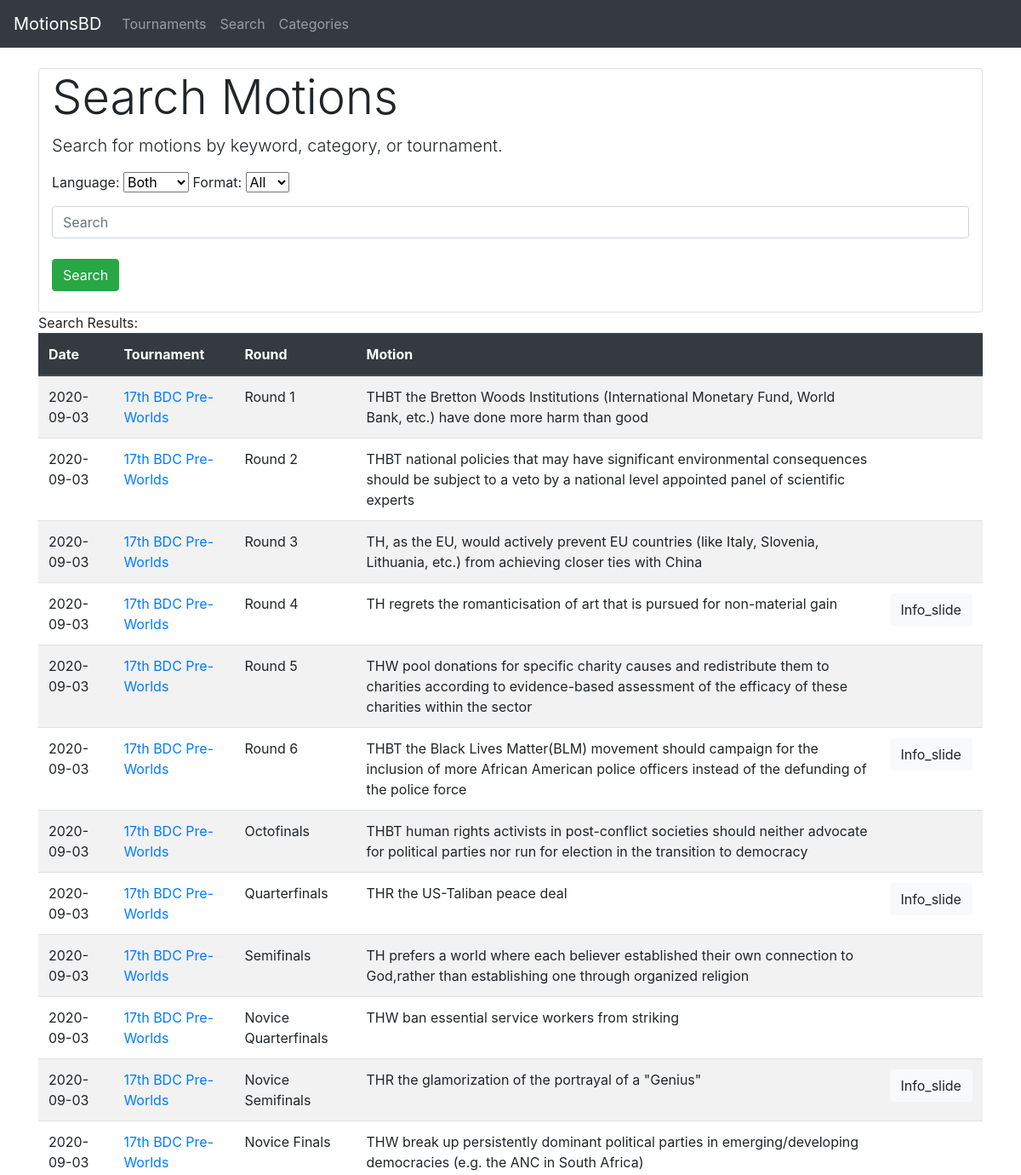
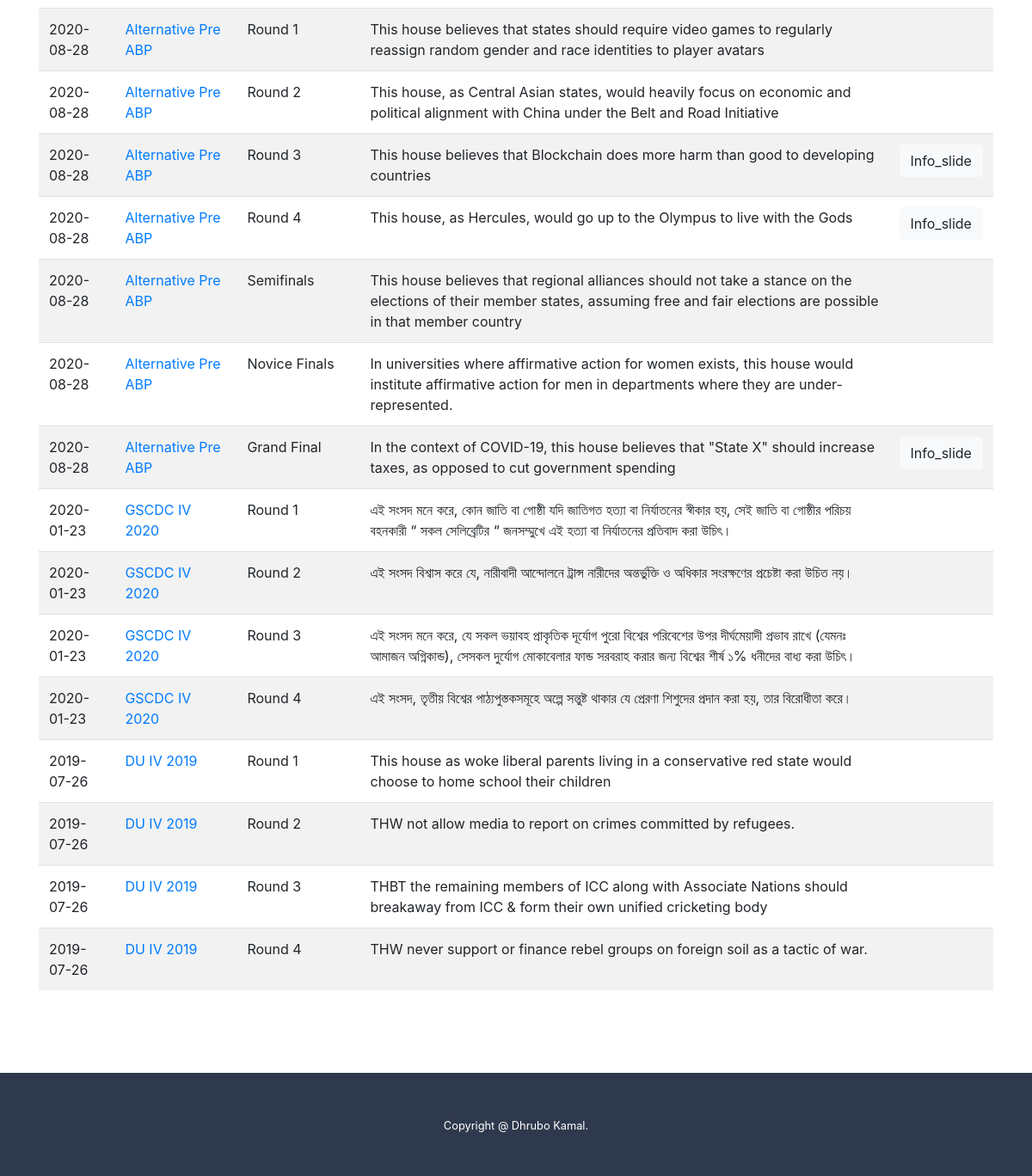
Screenshot of /search with the database file from the repository (2 pictures, top to bottom).
### dir/models.py (models this page shows, shortened)
class Motion (models.Model):
    motion_text = models.CharField(max_length=1000)
    info_slide = models.CharField(max_length=9000, blank=True)
    tournament = models.ForeignKey(Tournament, on_delete=models.CASCADE)
    round = models.CharField(max_length=30)
    category = models.ForeignKey(Category,on_delete=models.CASCADE, null=True, blank=True)

class Tournament (models.Model):
    tournament_name = models.CharField(max_length=250)
    lang = models.CharField(max_length=2, choices=[('bn', 'Bangla'), ('en', 'English')])
    format = models.CharField(max_length=3, choices=[('ap', 'AP'), ('bp', 'BP'), ('3v3', '3v3')])
    date = models.DateField()
    def __str__(self):
        return self.tournament_name

### dir/views.py (the view)
# urls.py: path('search', views.search, name='search'),
def search(request):
    all_motions = Motion.objects.all().order_by('-tournament__date')
    ln = request.GET.get('Lang')
    fmt = request.GET.get('Format')
    kw = request.GET.get('KeyWord')
    if ln and ln != 'both':
        all_motions = all_motions.filter(tournament__lang=ln)
    if fmt and fmt != 'all':
        all_motions = all_motions.filter(tournament__format=fmt)
    if kw:
        all_motions = all_motions.filter(motion_text__contains=kw)
    context = {'all_motions': all_motions, 'ln': ln, 'fmt': fmt}
    return render(request, 'dir/search.html', context)

### dir/templates/dir/search.html (shortened to what this page needs)
{% extends 'dir/base.html' %}
{% block content %}
<div class="card">
    <div class="container">
        <h3 class="display-4">Search Motions</h3>
        <p class="lead">Search for motions by keyword, category, or tournament.</p>
        <form action="" method="GET" class="form">
            <p> Language:
                <select name="Lang" class="">
                    <option value="both"> Both </option>
                </select>
                Format:
                <select name="Format" class="">
                    <option value="all"> All </option>
                </select>
            </p>
            <input class="form-control" type="text" name="KeyWord" placeholder="Search" aria-label="Search">
            <br><button type="submit" class="btn btn-success"> Search </button>
            <br><br>
        </form>
    </div>
</div>
<div>
Search Results:
{% include 'dir/motiontable.html' %}
</div>
{% endblock %}

### dir/templates/dir/motiontable.html (shortened to what this page needs)
{% if all_motions %}
    <table class="table table-striped ">
        <thead class="thead-dark">
        <tr>
            <th scope="col"> Date </th>
            <th scope="col"> Tournament  </th>
            <th scope="col"> Round </th>
            <th scope="col"> Motion </th>
            <th scope="col"> </th>
        </tr>
        </thead>
        <tbody>
        {% for motion in all_motions %}
                <tr>
                    <td> {{ motion.tournament.date |date:"Y-m-d" }} </td>
                    <td> <a href="{% url 'tournament_details' motion.tournament.id %}"> {{ motion.tournament }} </a> </td>
                    <td> {{ motion.round }} </td>
                    <td> {{ motion.motion_text }} </td>
                    <td>
                        {% if motion.info_slide.strip  %}
                            <button type="button" class="btn btn-light" data-toggle="modal" data-target="#id{{ motion.id }}">
                                Info_slide
                            </button>
                        {% endif %}
                    </td>
                </tr>
            {% endfor %}
        </tbody>
    </table>
{% else %}
    <h6> No motion to show , <a href="{% url 'index' %}"> Go back to home </a> </h6>
{% endif %}

### dir/templates/dir/base.html (style rules this page uses)
a:link { text-decoration: none; }

### rows the page displays
Motion: tournament "2020-09-03", tournament "17th BDC Pre-Worlds", round "Round 1", motion_text "THBT the Bretton Woods Institutions (International Monetary Fund, World Bank, etc.) have done more harm than good"
Motion: tournament "2020-09-03", tournament "17th BDC Pre-Worlds", round "Round 2", motion_text "THBT national policies that may have significant environmental consequences should be subject to a veto by a national level appointed panel of scientific experts"
Motion: tournament "2020-09-03", tournament "17th BDC Pre-Worlds", round "Round 3", motion_text "TH, as the EU, would actively prevent EU countries (like Italy, Slovenia, Lithuania, etc.) from achieving closer ties with China"
Motion: tournament "2020-09-03", tournament "17th BDC Pre-Worlds", round "Round 4", motion_text "TH regrets the romanticisation of art that is pursued for non-material gain"
Motion: tournament "2020-09-03", tournament "17th BDC Pre-Worlds", round "Round 5", motion_text "THW pool donations for specific charity causes and redistribute them to charities according to evidence-based assessment of the efficacy of these charities within the sector"
Motion: tournament "2020-09-03", tournament "17th BDC Pre-Worlds", round "Round 6", motion_text "THBT the Black Lives Matter(BLM) movement should campaign for the inclusion of more African American police officers instead of the defunding of the police force"
Motion: tournament "2020-09-03", tournament "17th BDC Pre-Worlds", round "Octofinals", motion_text "THBT human rights activists in post-conflict societies should neither advocate for political parties nor run for election in the transition to democracy"
Motion: tournament "2020-09-03", tournament "17th BDC Pre-Worlds", round "Quarterfinals", motion_text "THR the US-Taliban peace deal"
Motion: tournament "2020-09-03", tournament "17th BDC Pre-Worlds", round "Semifinals", motion_text "TH prefers a world where each believer established their own connection to God,rather than establishing one through organized religion"
Motion: tournament "2020-09-03", tournament "17th BDC Pre-Worlds", round "Novice Quarterfinals", motion_text "THW ban essential service workers from striking"
Motion: tournament "2020-09-03", tournament "17th BDC Pre-Worlds", round "Novice Semifinals", motion_text "THR the glamorization of the portrayal of a \"Genius\""
Motion: tournament "2020-09-03", tournament "17th BDC Pre-Worlds", round "Novice Finals", motion_text "THW break up persistently dominant political parties in emerging/developing democracies (e.g. the ANC in South Africa)"
Motion: tournament "2020-08-28", tournament "Alternative Pre ABP", round "Round 1", motion_text "This house believes that states should require video games to regularly reassign random gender and race identities to player avatars"
Motion: tournament "2020-08-28", tournament "Alternative Pre ABP", round "Round 2", motion_text "This house, as Central Asian states, would heavily focus on economic and political alignment with China under the Belt and Road Initiative"
Motion: tournament "2020-08-28", tournament "Alternative Pre ABP", round "Round 3", motion_text "This house believes that Blockchain does more harm than good to developing countries"
Motion: tournament "2020-08-28", tournament "Alternative Pre ABP", round "Round 4", motion_text "This house, as Hercules, would go up to the Olympus to live with the Gods"
Motion: tournament "2020-08-28", tournament "Alternative Pre ABP", round "Semifinals", motion_text "This house believes that regional alliances should not take a stance on the elections of their member states, assuming free and fair elections are possible in that member country"
Motion: tournament "2020-08-28", tournament "Alternative Pre ABP", round "Novice Finals", motion_text "In universities where affirmative action for women exists, this house would institute affirmative action for men in departments where they are under-represented."
Motion: tournament "2020-08-28", tournament "Alternative Pre ABP", round "Grand Final", motion_text "In the context of COVID-19, this house believes that \"State X\" should increase taxes, as opposed to cut government spending"
Motion: tournament "2020-01-23", tournament "GSCDC IV 2020", round "Round 1", motion_text "এই সংসদ মনে করে, কোন জাতি বা গোষ্ঠী যদি জাতিগত হত্যা বা নির্যাতনের স্বীকার হয়, সেই জাতি বা গোষ্ঠীর পরিচয় বহনকারী “ সকল সেলিব্রেটির “ জনসম্মুখে এই হত্যা বা নির্যাতনের প্রতিবাদ করা উচিৎ।"
Motion: tournament "2020-01-23", tournament "GSCDC IV 2020", round "Round 2", motion_text "এই সংসদ বিশ্বাস করে যে, নারীবাদী আন্দোলনে ট্রান্স নারীদের অন্তর্ভুক্তি ও অধিকার সংরক্ষণের প্রচেষ্টা করা উচিত নয়।"
Motion: tournament "2020-01-23", tournament "GSCDC IV 2020", round "Round 3", motion_text "এই সংসদ মনে করে, যে সকল ভয়াবহ প্রাকৃতিক দূর্যোগ পুরো বিশ্বের পরিবেশের উপর দীর্ঘমেয়াদী প্রভাব রাখে (যেমনঃ আমাজন অগ্নিকান্ড), সেসকল দুর্যোগ মোকাবেলার ফান্ড সরবরাহ করার জন্য বিশ্বের শীর্ষ ১% ধনীদের বাধ্য করা উচিৎ।"
Motion: tournament "2020-01-23", tournament "GSCDC IV 2020", round "Round 4", motion_text "এই সংসদ, তৃতীয় বিশ্বের পাঠ্যপুস্তকসমূহে অল্পে সন্তুষ্ট থাকার যে প্রেরণা শিশুদের প্রদান করা হয়, তার বিরোধীতা করে।"
Motion: tournament "2019-07-26", tournament "DU IV 2019", round "Round 1", motion_text "This house as woke liberal parents living in a conservative red state would choose to home school their children"
Motion: tournament "2019-07-26", tournament "DU IV 2019", round "Round 2", motion_text "THW not allow media to report on crimes committed by refugees."
Motion: tournament "2019-07-26", tournament "DU IV 2019", round "Round 3", motion_text "THBT the remaining members of ICC along with Associate Nations should breakaway from ICC & form their own unified cricketing body"
Motion: tournament "2019-07-26", tournament "DU IV 2019", round "Round 4", motion_text "THW never support or finance rebel groups on foreign soil as a tactic of war."
